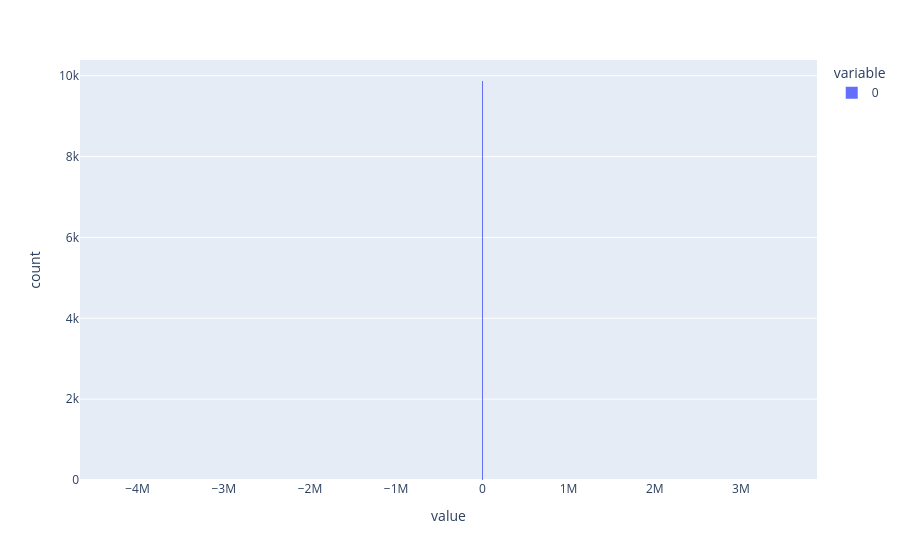

This figure's notebook cell:
### Code cell
from scipy.stats import levy_stable 
import seaborn as sns 
import plotly_express as px
data = levy_stable.rvs(0.5, 0, size = 10000)

px.histogram(data)

### Figure 1 — Plotly figure (JSON) as saved in the notebook; plotly's stock layout.template omitted (floating-point values rounded to 4 significant figures; data arrays with more than 128 entries replaced by an {"elided": "..."} marker saying what was removed)
{"data": [{"bingroup": "x", "hovertemplate": "variable=0<br>value=%{x}<br>count=%{y}<extra></extra>", "legendgroup": "0", "marker": {"color": "#636efa", "pattern": {"shape": ""}}, "name": "0", "orientation": "v", "showlegend": true, "type": "histogram", "x": {"elided": "10000 float values"}, "xaxis": "x", "yaxis": "y"}], "layout": {"barmode": "relative", "legend": {"title": {"text": "variable"}, "tracegroupgap": 0}, "margin": {"t": 60}, "xaxis": {"anchor": "y", "domain": [0, 1], "title": {"text": "value"}}, "yaxis": {"anchor": "x", "domain": [0, 1], "title": {"text": "count"}}}}
